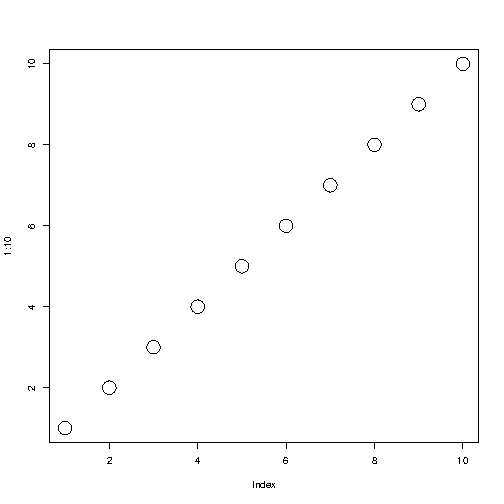

Recreate this plot in R.
bitmap(file="out.png")
plot(1:10, cex=3)
